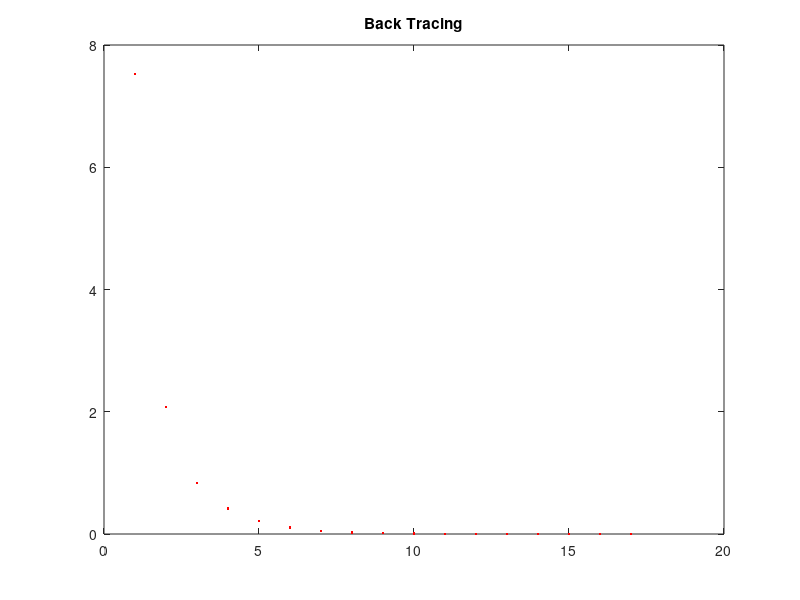

Here is the MATLAB script that generated this plot:
x0=[5;10];
iter=0;
A = [1,1/2;1/2,1];
B = [1;-1];
a = 0.5;
b = 0.5;
s = 1;
epsilon = 10^-4;
grad = 2*(A*x0)+b;
norm(grad)
x=x0;
f = @(x) x'*A*x+B'*x;
fun_val = f(x);
while(norm(grad)>epsilon)
% while (iter < 10)
   iter = iter+1
   t = s;
   while (fun_val-f(x-t*grad)<a*t*norm(grad)^2)
       t = b*t;
   end
   x = x-t*grad
   grad = 2*(A*x)+B
   norm(grad)
   fun_val = x'*A*x+B'*x;
   fprintf('iter_number = %3d norm_grad = %2.6f fun_val = %2.6f\n',iter,norm(grad),fun_val)
   plot(iter,norm(grad),'r.--')
   title('Back Tracing')
   hold on
 end
% 17 streps norm(grad) = 0.000051
% x = [-1.0000;1.0000]
% grad = [-0.1001;0.5007]
% fun_val = -1.000000